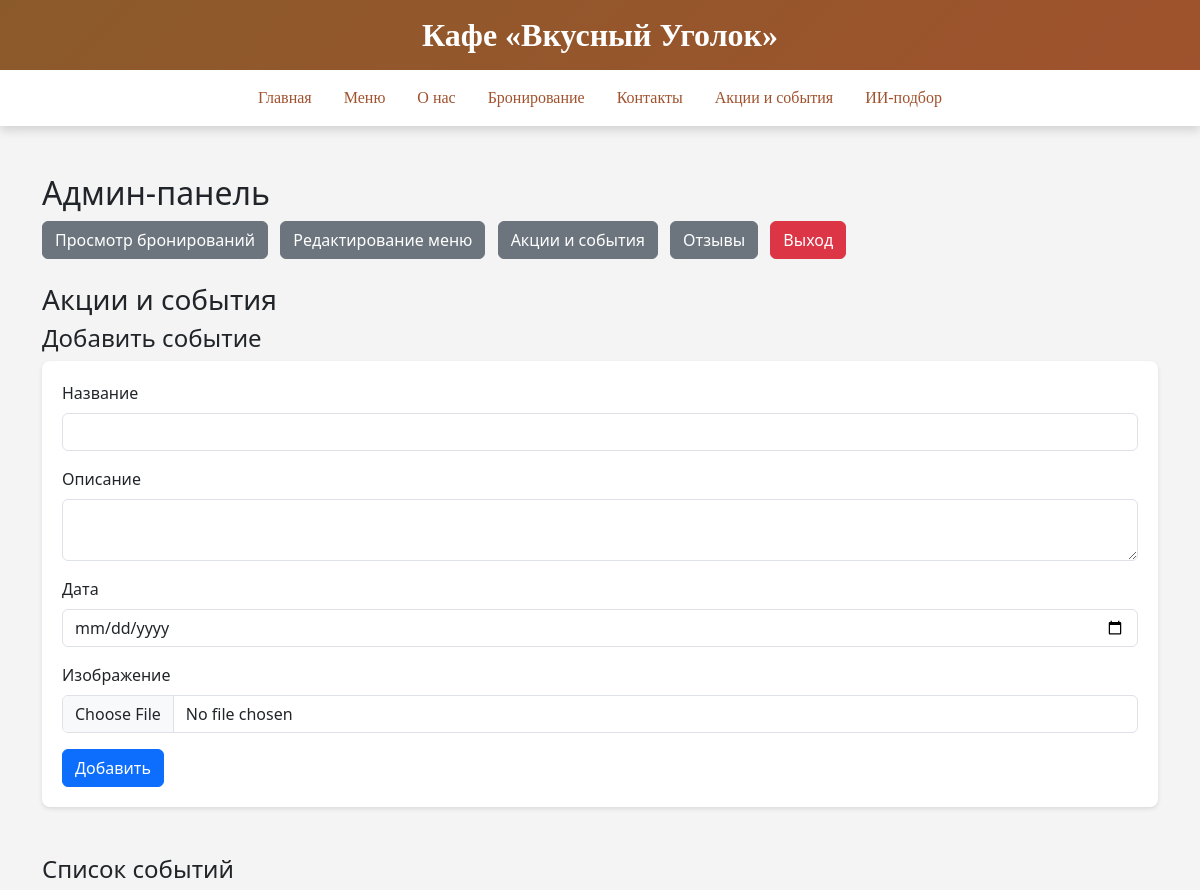
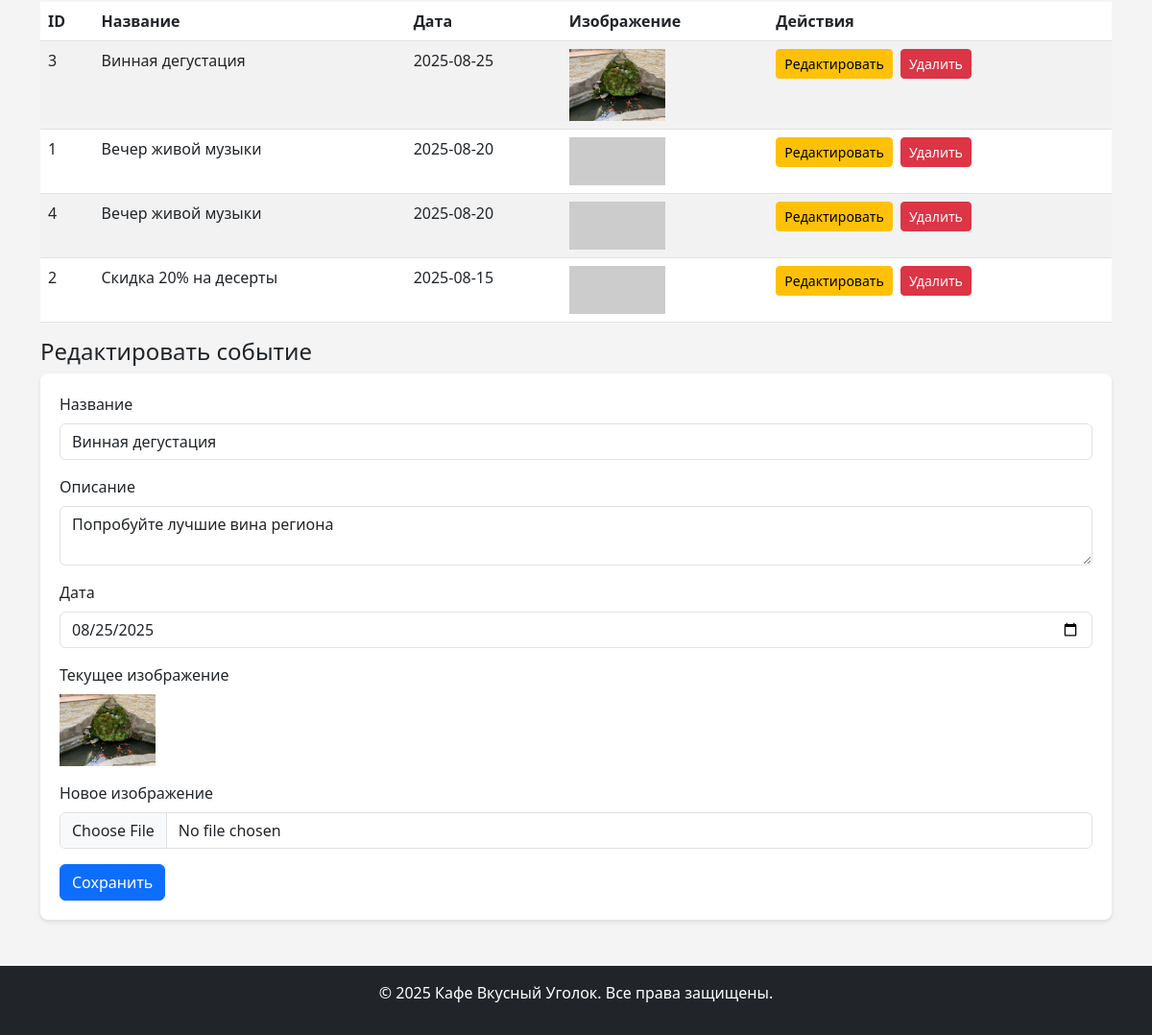
The app's page /admin.php?section=events&edit_event=3 (signed in) with its own data (2 pictures, top to bottom).
### tables this page shows
CREATE TABLE `events` (
  `id` int(11) NOT NULL,
  `title` varchar(255) NOT NULL,
  `description` text,
  `date` date NOT NULL,
  `image` varchar(255) DEFAULT NULL
);

### admin.php (the view, shortened to what this page needs)
<?php
include 'includes/db_connect.php';
$csrf = $_SESSION['csrf'];
function sanitize(?string $s): string {
    return htmlspecialchars($s ?? '', ENT_QUOTES | ENT_SUBSTITUTE, 'UTF-8');
}
$section = filter_input(INPUT_GET, 'section', FILTER_DEFAULT) ?? 'bookings';
?>
<!DOCTYPE html>
<html lang="ru">
<head>
    <link href="https://cdn.jsdelivr.net/npm/bootstrap@5.3.0/dist/css/bootstrap.min.css" rel="stylesheet">
    <link href="css/admin.css" rel="stylesheet">
</head>
<body>
<?php include 'includes/header.php'; ?>
<div class="container my-5">
    <h2>Админ-панель</h2>
    <nav class="mb-4">
        <a href="admin.php?section=bookings" class="btn btn-secondary me-2">Просмотр бронирований</a>
        <a href="admin.php?section=menu" class="btn btn-secondary me-2">Редактирование меню</a>
        <a href="admin.php?section=events" class="btn btn-secondary me-2">Акции и события</a>
        <a href="admin.php?section=reviews" class="btn btn-secondary me-2">Отзывы</a>
        <a href="admin.php?logout=1" class="btn btn-danger">Выход</a>
    </nav>
    <?php if ($section === 'bookings'): ?>
        <h3>Список бронирований</h3>
        <div class="mb-3">
            <label for="search" class="form-label">Поиск</label>
            <input type="text" id="search" class="form-control" placeholder="Введите имя, дату, время или контакт" onkeyup="searchBookings()">
        </div>
        <table class="table table-striped" id="bookingsTable">
            <thead>
            <tr><th>ID</th><th>Имя</th><th>Дата</th><th>Время</th><th>Гости</th><th>Контакт</th></tr>
            </thead>
            <tbody id="bookingsBody">
            <?php
            $stmt = $pdo->query("SELECT * FROM bookings ORDER BY date DESC");
            while ($booking = $stmt->fetch(PDO::FETCH_ASSOC)) {
                echo '<tr data-name="'.sanitize($booking['name']).'" data-date="'.sanitize($booking['date']).'" data-time="'.sanitize($booking['time']).'" data-contact="'.sanitize($booking['contact']).'">';
                echo '<td>'.(int)$booking['id'].'</td><td>'.sanitize($booking['name']).'</td><td>'.sanitize($booking['date']).'</td><td>'.sanitize($booking['time']).'</td><td>'.(int)$booking['guests'].'</td><td>'.sanitize($booking['contact']).'</td></tr>';
            }
            ?>
            </tbody>
        </table>
        <script>
            function searchBookings() {
                const input = document.getElementById('search').value.toLowerCase();
                const rows = document.getElementById('bookingsBody').getElementsByTagName('tr');
                for (let i = 0; i < rows.length; i++) {
                    const name = rows[i].getAttribute('data-name').toLowerCase();
                    const date = rows[i].getAttribute('data-date').toLowerCase();
                    const time = rows[i].getAttribute('data-time').toLowerCase();
                    const contact = rows[i].getAttribute('data-contact').toLowerCase();
                    rows[i].style.display = (name.includes(input) || date.includes(input) || time.includes(input) || contact.includes(input)) ? '' : 'none';
                }
            }
        </script>
    <?php elseif ($section === 'events'): ?>
        <h3>Акции и события</h3>
        <h4>Добавить событие</h4>
        <form method="POST" enctype="multipart/form-data" class="mb-5">
            <div class="mb-3"><label class="form-label">Название</label><input type="text" name="title" class="form-control" required></div>
            <div class="mb-3"><label class="form-label">Описание</label><textarea name="description" class="form-control"></textarea></div>
            <div class="mb-3"><label class="form-label">Дата</label><input type="date" name="date" class="form-control" required></div>
            <div class="mb-3"><label class="form-label">Изображение</label><input type="file" name="image" class="form-control" accept="image/*"></div>
            <button type="submit" name="add_event" class="btn btn-primary">Добавить</button>
        </form>
        <h4>Список событий</h4>
        <table class="table table-striped">
            <thead><tr><th>ID</th><th>Название</th><th>Дата</th><th>Изображение</th><th>Действия</th></tr></thead>
            <tbody>
            <?php
            $stmt = $pdo->query("SELECT * FROM events ORDER BY date DESC");
            while ($event = $stmt->fetch(PDO::FETCH_ASSOC)) {
                echo '<tr><td>'.(int)$event['id'].'</td><td>'.sanitize($event['title']).'</td><td>'.sanitize($event['date']).'</td>';
                echo '<td><img src="'.sanitize($event['image']).'" alt="Изображение" style="width: 100px; height: auto;"></td>';
                echo '<td>
                        <a href="admin.php?section=events&edit_event='.(int)$event['id'].'" class="btn btn-sm btn-warning me-1">Редактировать</a>
                        <a href="admin.php?section=events&delete_event='.(int)$event['id'].'&token='.sanitize($csrf).'" class="btn btn-sm btn-danger" onclick="return confirm(\'Удалить?\')">Удалить</a>
                      </td></tr>';
            }
            ?>
            </tbody>
        </table>
        <?php if (isset($_GET['edit_event'])):
            $id = filter_input(INPUT_GET, 'edit_event', FILTER_VALIDATE_INT);
            if ($id) {
                $stmt = $pdo->prepare("SELECT * FROM events WHERE id = ?");
                $stmt->execute([$id]);
                $event = $stmt->fetch(PDO::FETCH_ASSOC);
            }
            if (!empty($event)):
        ?>
            <h4>Редактировать событие</h4>
            <form method="POST" enctype="multipart/form-data">
                <div class="mb-3"><label class="form-label">Название</label><input type="text" name="title" value="<?= sanitize($event['title']) ?>" class="form-control" required></div>
                <div class="mb-3"><label class="form-label">Описание</label><textarea name="description" class="form-control"><?= sanitize($event['description']) ?></textarea></div>
                <div class="mb-3"><label class="form-label">Дата</label><input type="date" name="date" value="<?= sanitize($event['date']) ?>" class="form-control" required></div>
                <div class="mb-3"><label class="form-label">Текущее изображение</label><br><img src="<?= sanitize($event['image']) ?>" alt="Изображение" style="width: 100px; height: auto;"></div>
                <div class="mb-3"><label class="form-label">Новое изображение</label><input type="file" name="image" class="form-control" accept="image/*"></div>
                <button type="submit" name="edit_event" class="btn btn-primary">Сохранить</button>
            </form>
        <?php endif; endif; ?>
    <?php endif; ?>
</div>
<?php include 'includes/footer.php'; ?>
</body>
</html>

### css/admin.css (style rules this page uses)
body { background-color: #f4f4f4; }
.table { background-color: white; }
.btn-secondary { background-color: #6c757d; }
form { background-color: white; padding: 20px; border-radius: 8px; box-shadow: 0 2px 4px rgba(0,0,0,0.1); }

### records on screen
events: id "3", title "Винная дегустация", date "2025-08-25", image (picture), description "Попробуйте лучшие вина региона", date "08/25/2025"
events: id "1", title "Вечер живой музыки", date "2025-08-20"
events: id "4", title "Вечер живой музыки", date "2025-08-20"
events: id "2", title "Скидка 20% на десерты", date "2025-08-15"
